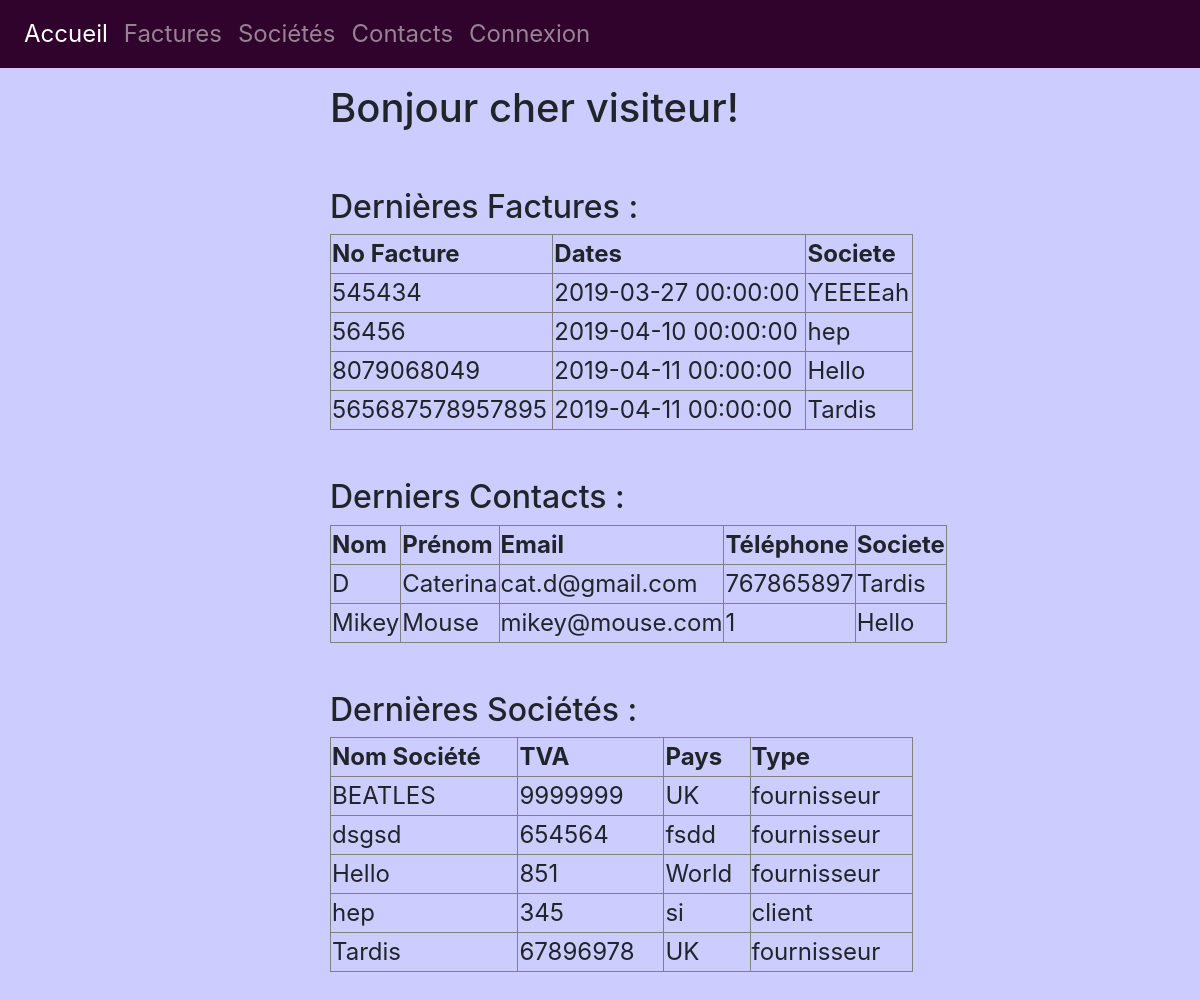
/page_membre_visiteur.php, run on the app's committed database.
### tables this page shows
CREATE TABLE `factures` (
  `idfactures` int(11) NOT NULL,
  `datefacture` datetime DEFAULT NULL,
  `dateprestation` datetime DEFAULT NULL,
  `numfacture` varchar(45) DEFAULT NULL,
  `idsociete` int(11) NOT NULL
);

CREATE TABLE `societe` (
  `idsociete` int(11) NOT NULL,
  `nomsociete` varchar(45) DEFAULT NULL,
  `pays` varchar(45) DEFAULT NULL,
  `tva` int(11) DEFAULT NULL,
  `type` enum('client','fournisseur') DEFAULT NULL
);

CREATE TABLE `personne` (
  `idpersonne` int(11) NOT NULL,
  `nom` varchar(45) DEFAULT NULL,
  `prenom` varchar(45) DEFAULT NULL,
  `email` varchar(45) DEFAULT NULL,
  `tel` int(25) NOT NULL,
  `idsociete` int(11) NOT NULL
);

### page_membre_visiteur.php (the view, shortened to what this page needs)
<?php
  try
  {
  	$bdd= new PDO('mysql:host=localhost;dbname=id9271623_cogip;charset=utf8', 'root');
  }
  catch(Exception $e)
  {
          die('Erreur : '.$e->getMessage());
  }
?>
<!DOCTYPE html>
<html lang="fr">
<head>
  <link rel="stylesheet" href="https://stackpath.bootstrapcdn.com/bootstrap/4.3.1/css/bootstrap.min.css">
  <link rel='stylesheet' href='https://use.fontawesome.com/releases/v5.7.0/css/all.css'>
</head>
<body style="background-color: #ccccff; font-size: 18pt;">
    <header>
      <nav class="navbar navbar-expand-lg navbar-dark" style="background-color: #30032c;">
        <div class="collapse navbar-collapse" id="navbarTogglerDemo01">
          <ul class="navbar-nav mr-auto mt-2 mt-lg-0">
            <li class="nav-item active">
              <a class="nav-link" href="page_membre_visiteur.php">Accueil<span class="sr-only">(current)</span></a>
            </li>
            <li class="nav-item">
              <a class="nav-link" href="factures/visiteurfacture.php">Factures</a>
            </li>
            <li class="nav-item">
              <a class="nav-link" href="societe/socVisit.php">Sociétés</a>
            </li>
            <li class="nav-item">
              <a class="nav-link" href="contacts/contactsListe.php">Contacts</a>
            </li>
            <li class="nav-item">
              <a class="nav-link" href="../index.php">Connexion</a>
            </li>
          </ul>
        </div>
      </nav>
    </header>
    <main class="container">
          <div class="row justify-content-md-center mb-5 mt-3">
            <div class="col-md-6">
              <h1>Bonjour cher visiteur!</h1>
            </div>
          </div>
						<div class="row justify-content-md-center mb-5">
              <div class="col-md-6">
						<h2>Dernières Factures : </h2>
			        <table border='1' style="width: 108%;">
								<tr>
			            <th>No Facture</th>
			            <th>Dates</th>
			            <th>Societe</th>
			          </tr>
			        	<?php
								$resultat = $bdd -> query ('SELECT * FROM factures
									LEFT JOIN societe
									ON factures.idsociete= societe.idsociete
									ORDER BY datefacture ASC
									LIMIT 5
								');
			        	while ($donneesFac = $resultat->fetch())
			        	{ ?>
			          	<tr>
										<td><?= $donneesFac['numfacture']?></td>
										<td><?= $donneesFac['datefacture']?></td>
			          		<td><?= $donneesFac['nomsociete']?></td>
			            </tr>
			          <?php }
								?>
			        </table>
						</div>
          </div>
          <div class="row justify-content-md-center mb-5">
						<div class="col-md-6">
							<h2>Derniers Contacts : </h2>
				        <table border='1' style="width: 100%;">
									<tr>
				            <th>Nom</th>
										<th>Prénom</th>
										<th>Email</th>
				            <th>Téléphone</th>
				            <th>Societe</th>
				          </tr>
				        	<?php
									$resultatCont = $bdd->query('SELECT * FROM personne
										LEFT JOIN societe
										ON personne.idsociete = societe.idsociete
										ORDER BY idpersonne DESC
										LIMIT 5
									');
				        	while ($donnees = $resultatCont->fetch())
				        	{ ?>
				          	<tr>
											<td><?= $donnees['nom']?></td>
											<td><?= $donnees['prenom']?></td>
				          		<td><?= $donnees['email']?></td>
											<td><?= $donnees['tel']?></td>
											<td><?= $donnees['nomsociete']?></td>
				            </tr>
				          <?php }
									?>
				        </table>
						</div>
          </div>
          <div class="row justify-content-md-center mb-5">
						<div class="col-md-6">
							<h2>Dernières Sociétés : </h2>
								<table border='1' style="width: 108%;">
									<tr>
										<th>Nom Société</th>
										<th>TVA</th>
										<th>Pays</th>
										<th>Type</th>
									</tr>
									<?php
									$resultatSoc = $bdd->query('SELECT * FROM societe
										ORDER BY nomsociete ASC
										LIMIT 5
									');
									while ($donnees = $resultatSoc ->fetch())
									{ ?>
										<tr>
											<td><?= $donnees['nomsociete']?></td>
											<td><?= $donnees['tva']?></td>
											<td><?= $donnees['pays']?></td>
											<td><?= $donnees['type']?></td>
										</tr>
									<?php }
									?>
								</table>
						</div>
          </div>
  </main>
</body>
</html>

### data on the page
factures: numfacture "545434", datefacture "2019-03-27 00:00:00", idsociete.nomsociete "YEEEEah"
factures: numfacture "56456", datefacture "2019-04-10 00:00:00", idsociete.nomsociete "hep"
factures: numfacture "8079068049", datefacture "2019-04-11 00:00:00", idsociete.nomsociete "Hello"
factures: numfacture "565687578957895", datefacture "2019-04-11 00:00:00", idsociete.nomsociete "Tardis"
personne: nom "D", prenom "Caterina", email "cat.d@gmail.com", tel "767865897", idsociete.nomsociete "Tardis"
personne: nom "Mikey", prenom "Mouse", email "mikey@mouse.com", tel "1", idsociete.nomsociete "Hello"
societe: nomsociete "BEATLES", tva "9999999", pays "UK", type "fournisseur"
societe: nomsociete "dsgsd", tva "654564", pays "fsdd", type "fournisseur"
societe: nomsociete "Hello", tva "851", pays "World", type "fournisseur"
societe: nomsociete "hep", tva "345", pays "si", type "client"
societe: nomsociete "Tardis", tva "67896978", pays "UK", type "fournisseur"
